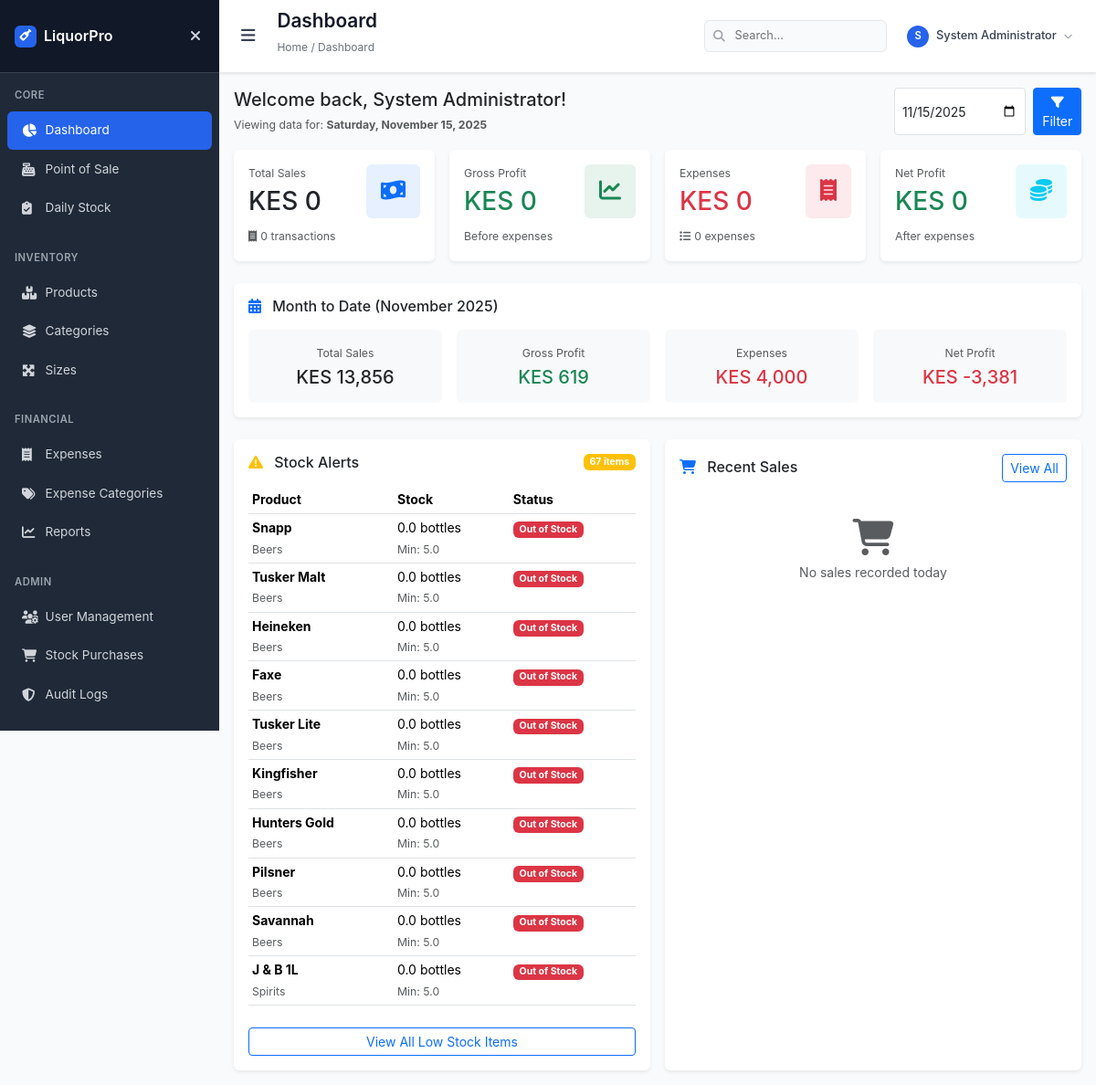
Page /dashboard (signed in) on the earlier database version.
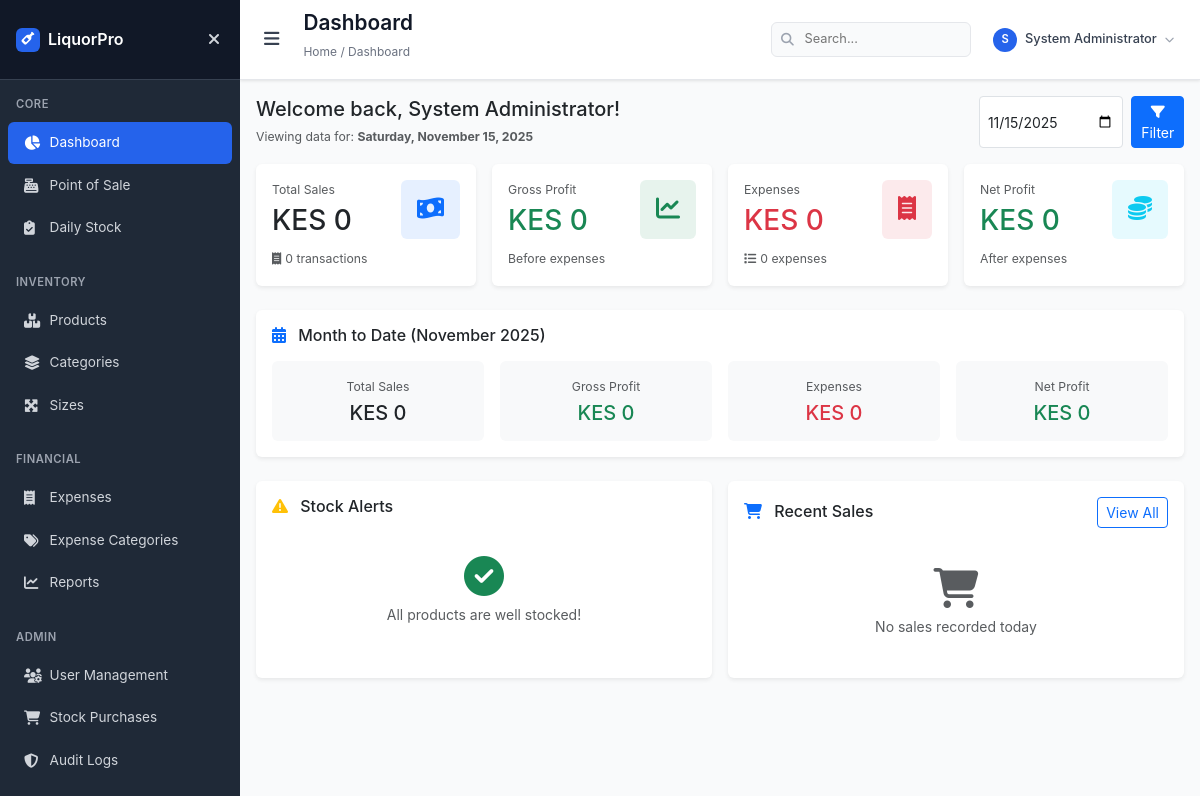
Same page on the later database version.
### models.py (models this page shows, shortened)
class Product(db.Model):
    id = db.Column(db.Integer, primary_key=True)
    name = db.Column(db.String(100), nullable=False, unique=True, index=True)
    category_id = db.Column(db.Integer, db.ForeignKey('category.id'), nullable=False, index=True)
    base_unit = db.Column(db.String(20), nullable=False, default='bottle')  # What you actually stock
    base_buying_price = db.Column(db.Float, nullable=False)  # Cost per base unit
    current_stock = db.Column(db.Float, nullable=False, default=0, index=True)  # Stock in base units
    min_stock_level = db.Column(db.Float, nullable=False, default=5)  # Minimum base units
    last_stock_update = db.Column(db.DateTime, default=datetime.utcnow)
    created_at = db.Column(db.DateTime, default=datetime.utcnow)
    created_by = db.Column(db.Integer, db.ForeignKey('user.id'), nullable=True)
    category = db.relationship('Category', backref=db.backref('products', lazy=True))
    creator = db.relationship('User', backref=db.backref('created_products', lazy=True))

class Category(db.Model):
    id = db.Column(db.Integer, primary_key=True)
    name = db.Column(db.String(50), unique=True, nullable=False, index=True)
    description = db.Column(db.String(200), nullable=True)
    is_active = db.Column(db.Boolean, default=True, index=True)
    created_at = db.Column(db.DateTime, default=datetime.utcnow)
    created_by = db.Column(db.Integer, db.ForeignKey('user.id'), nullable=True)
    creator = db.relationship('User', backref=db.backref('created_categories', lazy=True))

### app.py (the view)
@app.route('/')
@app.route('/dashboard')
@login_required
def dashboard():
    current_user = get_current_user()
    selected_date_str = request.args.get('date', date.today().strftime('%Y-%m-%d'))
    try:
        selected_date = datetime.strptime(selected_date_str, '%Y-%m-%d').date()
    except ValueError:
        selected_date = date.today()
    today = date.today()
    sales_base_query = db.session.query(Sale).join(ProductVariant).join(Product)
    expenses_base_query = db.session.query(Expense)
    if current_user.role not in ['admin', 'manager']:
        sales_base_query = sales_base_query.filter(Sale.attendant_id == current_user.id)
        expenses_base_query = expenses_base_query.filter(Expense.recorded_by == current_user.id)
    today_sales_query = sales_base_query.filter(Sale.sale_date == selected_date)
    today_expenses_query = expenses_base_query.filter(Expense.expense_date == selected_date)
    today_sales_data = today_sales_query.with_entities(
        db.func.count(Sale.id).label('transaction_count'),
        db.func.coalesce(db.func.sum(Sale.total_amount), 0).label('total_sales'),
        db.func.coalesce(db.func.sum(Sale.total_amount - (Product.base_buying_price * ProductVariant.conversion_factor * Sale.quantity)), 0).label('gross_profit')
        if current_user.role in ['admin', 'manager'] else db.func.coalesce(db.func.sum(Sale.total_amount), 0).label('gross_profit')
    ).first()
    today_expenses_data = today_expenses_query.with_entities(
        db.func.count(Expense.id).label('expense_count'),
        db.func.coalesce(db.func.sum(Expense.amount), 0).label('total_expenses')
    ).first()
    today_stats = {
        'total_transactions': today_sales_data.transaction_count or 0,
        'total_sales': today_sales_data.total_sales or 0,
        'total_expenses': today_expenses_data.total_expenses or 0,
        'expense_count': today_expenses_data.expense_count or 0,
    }
    if current_user.role in ['admin', 'manager']:
        today_stats['gross_profit'] = today_sales_data.gross_profit or 0
        today_stats['net_profit'] = today_stats['gross_profit'] - today_stats['total_expenses']
    else:
        today_stats['gross_profit'] = 0
        today_stats['net_profit'] = 0
    month_stats = {'total_sales': 0, 'total_profit': 0, 'total_expenses': 0, 'net_profit': 0}
    if current_user.role in ['admin', 'manager']:
        month_start = selected_date.replace(day=1)
        month_sales_data = sales_base_query.filter(
            Sale.sale_date >= month_start,
            Sale.sale_date <= selected_date
        ).with_entities(
            db.func.coalesce(db.func.sum(Sale.total_amount), 0).label('total_sales'),
            db.func.coalesce(db.func.sum(Sale.total_amount - (Product.base_buying_price * ProductVariant.conversion_factor * Sale.quantity)), 0).label('gross_profit')
        ).first()
        month_expenses_total = expenses_base_query.filter(
            Expense.expense_date >= month_start,
            Expense.expense_date <= selected_date
        ).with_entities(
            db.func.coalesce(db.func.sum(Expense.amount), 0)
        ).scalar() or 0
        month_stats = {
            'total_sales': month_sales_data.total_sales or 0,
            'total_profit': month_sales_data.gross_profit or 0,
            'total_expenses': month_expenses_total,
            'net_profit': (month_sales_data.gross_profit or 0) - month_expenses_total
        }
    low_stock_products = Product.query.filter(
        Product.current_stock <= Product.min_stock_level
    ).order_by(Product.current_stock.asc()).limit(10).all()
    low_stock_count = Product.query.filter(
        Product.current_stock <= Product.min_stock_level
    ).count()
    recent_sales_query = today_sales_query.order_by(Sale.timestamp.desc()).limit(5)
    recent_sales = recent_sales_query.all()
    top_products_base = db.session.query(
        Product.name.label('product_name'),
        Category.name.label('category_name'),
        db.func.sum(Sale.quantity).label('total_quantity'),
        db.func.sum(Sale.total_amount).label('total_sales')
    ).select_from(Sale).join(ProductVariant).join(Product).join(Category, Product.category_id == Category.id).filter(
        Sale.sale_date == selected_date
    )
    if current_user.role in ['admin', 'manager']:
        top_products_query = top_products_base.add_columns(
            db.func.sum(Sale.total_amount - (Product.base_buying_price * ProductVariant.conversion_factor * Sale.quantity)).label('total_profit')
        )
    else:
        top_products_query = top_products_base.add_columns(
            db.func.sum(Sale.total_amount * 0).label('total_profit')  # Always 0 for attendants
        )
    if current_user.role not in ['admin', 'manager']:
        top_products_query = top_products_query.filter(Sale.attendant_id == current_user.id)
    top_products = top_products_query.group_by(
        Product.id, Product.name, Category.name
    ).order_by(
        db.text('total_sales DESC')
    ).limit(5).all()
    return render_template('dashboard.html',
                           current_user=current_user,
                           today=today,
                           selected_date=selected_date,
                           today_stats=today_stats,
                           month_stats=month_stats,
                           low_stock_count=low_stock_count,
                           stock_alerts=low_stock_products,
                           recent_sales=recent_sales,
                           top_products=top_products)

### app.py (called while the page is built)
def get_current_user():
    if 'user_id' in session:
        return db.session.get(User, session['user_id'])
    return None

def login_required(f):
    @wraps(f)
    def decorated_function(*args, **kwargs):
        if 'user_id' not in session:
            flash('Please log in to access this page.', 'warning')
            return redirect(url_for('login'))
        return f(*args, **kwargs)
    return decorated_function

@app.template_global()
def format_currency(amount):
    if amount is None:
        return "KES 0"
    try:
        return "KES {:,.0f}".format(float(amount))
    except (ValueError, TypeError):
        return "KES 0"

@app.context_processor
def inject_user():
    return dict(current_user=get_current_user())

### templates/dashboard.html (shortened to what the changed rows need)
{% extends "base.html" %}
{% block page_title %}Dashboard{% endblock %}
{% block content %}
{% if current_user.role in ['admin', 'manager'] %}
<div class="row mb-4">
    <div class="col-12">
        <div class="card border-0 shadow-sm">
            <div class="card-body">
                <h6 class="card-title mb-3">
                    <i class="fas fa-calendar-alt text-primary me-2"></i>
                    Month to Date ({{ selected_date.strftime('%B %Y') }})
                </h6>
                <div class="row g-3">
                    <div class="col-md-3">
                        <div class="text-center p-3 bg-light rounded">
                            <small class="text-muted d-block mb-1">Total Sales</small>
                            <h5 class="mb-0">{{ format_currency(month_stats.total_sales) }}</h5>
                        </div>
                    </div>
                    <div class="col-md-3">
                        <div class="text-center p-3 bg-light rounded">
                            <small class="text-muted d-block mb-1">Gross Profit</small>
                            <h5 class="mb-0 text-success">{{ format_currency(month_stats.total_profit) }}</h5>
                        </div>
                    </div>
                    <div class="col-md-3">
                        <div class="text-center p-3 bg-light rounded">
                            <small class="text-muted d-block mb-1">Expenses</small>
                            <h5 class="mb-0 text-danger">{{ format_currency(month_stats.total_expenses) }}</h5>
                        </div>
                    </div>
                    <div class="col-md-3">
                        <div class="text-center p-3 bg-light rounded">
                            <small class="text-muted d-block mb-1">Net Profit</small>
                            <h5 class="mb-0 {{ 'text-success' if month_stats.net_profit >= 0 else 'text-danger' }}">
                                {{ format_currency(month_stats.net_profit) }}
                            </h5>
                        </div>
                    </div>
                </div>
            </div>
        </div>
    </div>
</div>
{% endif %}
<div class="row g-3">
    <div class="col-lg-6">
        <div class="card border-0 shadow-sm h-100">
            <div class="card-body">
                <div class="d-flex justify-content-between align-items-center mb-3">
                    <h6 class="card-title mb-0">
                        <i class="fas fa-exclamation-triangle text-warning me-2"></i>
                        Stock Alerts
                    </h6>
                    {% if low_stock_count > 0 %}
                    <span class="badge bg-warning">{{ low_stock_count }} items</span>
                    {% endif %}
                </div>
                {% if stock_alerts %}
                <div class="table-responsive">
                    <table class="table table-sm table-hover">
                        <thead>
                            <tr>
                                <th>Product</th>
                                <th>Stock</th>
                                <th>Status</th>
                            </tr>
                        </thead>
                        <tbody>
                            {% for product in stock_alerts %}
                            <tr>
                                <td>
                                    <strong>{{ product.name }}</strong>
                                    <br><small class="text-muted">{{ product.category.name }}</small>
                                </td>
                                <td>
                                    {{ product.current_stock }} {{ product.base_unit }}s
                                    <br><small class="text-muted">Min: {{ product.min_stock_level }}</small>
                                </td>
                                <td>
                                    {% if product.current_stock <= 0 %}
                                    <span class="badge bg-danger">Out of Stock</span>
                                    {% else %}
                                    <span class="badge bg-warning">Low Stock</span>
                                    {% endif %}
                                </td>
                            </tr>
                            {% endfor %}
                        </tbody>
                    </table>
                </div>
                <a href="{{ url_for('products', stock_status='low_stock') }}" class="btn btn-sm btn-outline-primary w-100 mt-2">
                    View All Low Stock Items
                </a>
                {% else %}
                <div class="text-center py-4">
                    <i class="fas fa-check-circle text-success fs-1 mb-2"></i>
                    <p class="text-muted mb-0">All products are well stocked!</p>
                </div>
                {% endif %}
            </div>
        </div>
    </div>
</div>
{% endblock %}

Differences in the rows shown:
removed Product: name "Snapp", category.name "Beers", current_stock "0.0", base_unit "bottle", min_stock_level "5.0", shows "Out of Stock"
removed Product: name "Tusker Malt", category.name "Beers", current_stock "0.0", base_unit "bottle", min_stock_level "5.0", shows "Out of Stock"
removed Product: name "Heineken", category.name "Beers", current_stock "0.0", base_unit "bottle", min_stock_level "5.0", shows "Out of Stock"
removed Product: name "Faxe", category.name "Beers", current_stock "0.0", base_unit "bottle", min_stock_level "5.0", shows "Out of Stock"
removed Product: name "Tusker Lite", category.name "Beers", current_stock "0.0", base_unit "bottle", min_stock_level "5.0", shows "Out of Stock"
removed Product: name "Kingfisher", category.name "Beers", current_stock "0.0", base_unit "bottle", min_stock_level "5.0", shows "Out of Stock"
removed Product: name "Hunters Gold", category.name "Beers", current_stock "0.0", base_unit "bottle", min_stock_level "5.0", shows "Out of Stock"
removed Product: name "Pilsner", category.name "Beers", current_stock "0.0", base_unit "bottle", min_stock_level "5.0", shows "Out of Stock"
removed Product: name "Savannah", category.name "Beers", current_stock "0.0", base_unit "bottle", min_stock_level "5.0", shows "Out of Stock"
removed Product: name "J & B 1L", category.name "Spirits", current_stock "0.0", base_unit "bottle", min_stock_level "5.0", shows "Out of Stock"
Other differences:
{{ low_stock_count }}: "67" → (not shown)
text no longer shown: "KES 13,856 KES 619 KES 4,000 KES -3,381 items Product Stock Status View All Low Stock Items"
text now shown: "KES 0 KES 0 KES 0 KES 0 All products are well stocked!"
